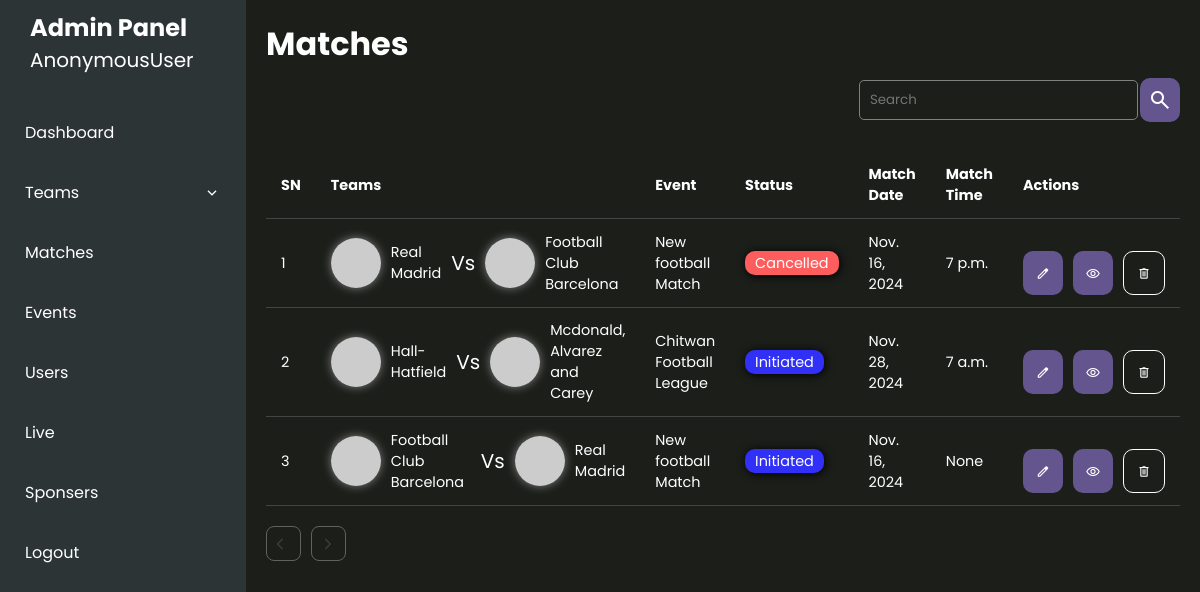
/matches/, run on an earlier commit of the app's database.
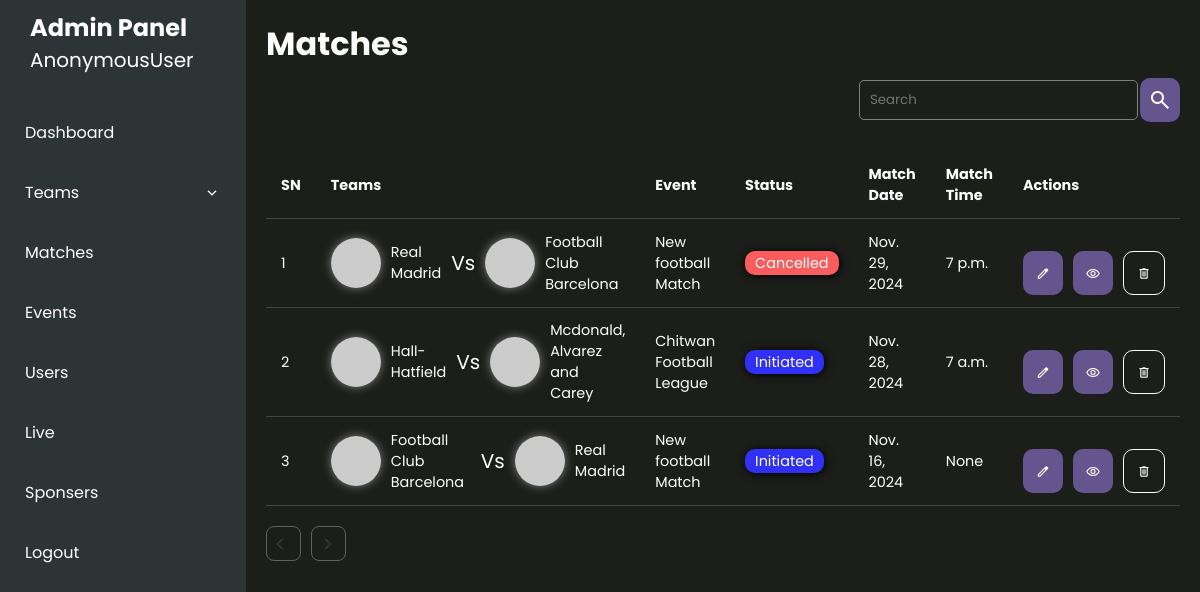
And on a later commit of the database.
### sportsApp/models.py (models this page shows, shortened)
class Match(models.Model):
    event = models.ForeignKey(Event,on_delete=models.CASCADE,blank=True,null=True,related_name='matches')
    team1 = models.ForeignKey(EventTeam, on_delete=models.CASCADE, related_name='match_team1')
    team2 = models.ForeignKey(EventTeam, on_delete=models.CASCADE, related_name='match_team2')
    is_address_default = models.BooleanField(default=False)
    status = models.CharField(max_length=20,choices=constants.MatchStatus.choices,default=constants.MatchStatus.INITIATED)
    match_date = models.DateField()
    match_time = models.TimeField(blank=True,null=True)
    place = models.CharField(max_length=255,blank=True,null=True)
    match_complete = models.BooleanField(default=False)
    notes = models.TextField(null=True,blank=True)
    schedule = models.BooleanField(default=False)
    created_at = models.DateTimeField(auto_now_add=True,blank=True,null=True)
    updated_at = models.DateTimeField(auto_now=True,blank=True,null=True)

class EventTeam(models.Model):
    event = models.ForeignKey(Event,on_delete=models.CASCADE)
    team = models.ForeignKey(Team,on_delete=models.CASCADE)
    is_verified = models.BooleanField(default=False)
    created_at = models.DateTimeField(auto_now_add=True)
    updated_at = models.DateTimeField(auto_now=True)

class Team(models.Model):
    SPORT_TYPES = (
        ('FOOTBALL','Football'),
    )
    name = models.CharField(max_length=255,db_index=1)
    total_players = models.PositiveIntegerField(default=10,blank=True, null=True)
    sports_genere = models.CharField(max_length=25,choices=SPORT_TYPES,default='FOOTBALL',blank=True)
    short_name = models.CharField(unique=True,max_length=10,blank=True,null=True)
    is_organizers_team = models.BooleanField(default=False)
    email = models.EmailField(max_length=100,blank=True,null=True)
    address = models.CharField(max_length=255,blank=True,null=True)
    province = models.ForeignKey(Province, on_delete=models.SET_NULL,null=True)
    district = models.ForeignKey(District, on_delete=models.SET_NULL,null=True)
    municipality = models.ForeignKey(Municipality, on_delete=models.SET_NULL,null=True)
    is_verified = models.BooleanField(default=False)
    user = models.ForeignKey(User,on_delete=models.CASCADE,null=True,blank=True,related_name='team')
    logo = models.ImageField(upload_to="images/teams/",blank=True,null=True)
    banner = models.ImageField(upload_to='images/banner/',blank=True,null=True)
    gender = models.CharField(max_length=25,choices=constants.GENDER_OPTIONS.CHOICES,default=constants.GENDER_OPTIONS.MALE)
    created_at = models.DateTimeField(auto_now_add=True)
    updated_at = models.DateTimeField(auto_now=True)

class Event(models.Model):
    title = models.CharField(max_length=255)
    event_type = models.CharField(max_length=20,choices=constants.EVENT_TYPE.choices,default=constants.EVENT_TYPE.KNOCKOUT)
    status = models.CharField(max_length=20,choices=constants.EventStatus.choices,default=constants.EventStatus.INITIATED)
    banner = models.ImageField(upload_to='images/events/',blank=True,null=True)
    logo = models.ImageField(upload_to='images/events/',blank=True,null=True)
    event_organizer = models.ForeignKey(EventOrganizer,on_delete=models.CASCADE,blank=True,null=True,related_name='events')
    event_age_limit = models.PositiveIntegerField()
    is_verified = models.BooleanField(default=False)
    entry_fee = models.DecimalField(max_digits=10000,decimal_places=3)
    registration_start_date = models.DateTimeField()
    registration_end_date = models.DateTimeField()
    event_start_date = models.DateTimeField(blank=True,null=True)
    event_end_date = models.DateTimeField(blank=True,null=True)
    match_duration = models.DurationField(blank=True,null=True)
    province = models.ForeignKey(Province, on_delete=models.SET_NULL,null=True)
    district = models.ForeignKey(District, on_delete=models.SET_NULL,null=True)
    municipality = models.ForeignKey(Municipality, on_delete=models.SET_NULL,null=True)
    area = models.CharField(max_length=255)
    created_at = models.DateField(auto_now_add=True)
    updated_at = models.DateField(auto_now=True)
    def __str__(self) -> str:
        return self.title

### sportsApp/views.py (the view)
# urls.py: path('matches/',views.match_list_view,name='match'),
def match_list_view(request):
    matches = Match.objects.all()
    print(Match.objects.count())
    return render(request,'matches/all_match.html',{'matches':matches})

### sportsApp/templates/matches/all_match.html
{% extends 'event/event_index.html' %}
{% block content %}
{% include 'matches/match_list.html' %}
{% endblock content %}

### sportsApp/templates/matches/match_list.html (shortened to what this page needs)
<div class="responsive-table-box">
  <h2>Matches</h2>
    <div class="filter_box">
        <div class="search">
           <input type="search" placeholder="Search"/>
           <button class="global_btn"><span class="material-symbols-outlined">
            </span></button>
        </div>
    </div>
   <div class="team_listing" id="team-form" >
    <table class="responsive-table">
      <tbody>
        <thead>
          <tr>
            <th>SN</th>
            <th>Teams</th>
            <th>Event</th>
            <th>Status</th>
            <th>Match Date</th>
            <th>Match Time</th>
            <th>Actions</th>
          </tr>
        </thead>
        <tbody>
          {% for match in matches %}
              <tr>
                <td>{{ forloop.counter|add:0 }}</td>
                <td>
                    <div class="table_avatar_box">
                        <div class="team team1">
                            <div class="avatar">
                                <img src="https://picsum.photos/10{{ forloop.counter|add:0 }}" alt="">
                            </div>
                            <p>{{match.team1.team.name}}</p>
                        </div>
                        <p>Vs</p>
                        <div class="team team2">
                            <div class="avatar">
                                <img src="https://picsum.photos/10{{ forloop.counter|add:20 }}" alt="">
                            </div>
                            <p>{{match.team2.team.name}}</p>
                        </div>
                    </div>
                </td>
                <td>{{match.event}}</td>
                <td><span class="event_status {{match.status}}">{{match.status}}</span></td>
                <td>{{match.match_date}}</td>
                <td>{{match.match_time}}</td>
                <td>
                  <div class="td_actions">
                    <a href="{% url 'edit-match-admin' match.id %}">
                    <button class="global_btn" type="button">
                      <span class="icon material-symbols-outlined">
                        </span>
                    </button>
                  </a>
                  <a href="{% url 'match-profile' match.id %}">
                    <button class="global_btn" type="button">
                      <span class="icon material-symbols-outlined">
                        </span>
                    </button>
                  </a>
                    <button class="global_btn outline" type="button" onclick="handleOpenAlert('{{match.id}}','Do you want to delele match of {{match.team1.team.name}} vs {{match.team2.team.name}}?','If you delete the match you may lose the match data')">
                      <span class="icon material-symbols-outlined">
                        </span>
                    </button>
                  </div>
                </td>
              </tr>
            {% endfor %}
        </tbody>
      </tbody>
    </table>
  <div class="pagination">
    {% if page_obj.has_previous %}
        <a href="?page={{ page_obj.previous_page_number }}" class="prev">
          <span class="material-symbols-outlined">
            arrow_back_ios
            </span>
        </a>
    {% else %}
        <span class="disabled">
          <span class="material-symbols-outlined">
            </span>
        </span>
    {% endif %}
    {% if page_obj.has_next %}
        <a href="?page={{ page_obj.next_page_number }}" class="next">
          <span class="material-symbols-outlined">
            arrow_forward_ios
            </span>
        </a>
    {% else %}
        <span class="disabled">
          <span class="material-symbols-outlined">
            </span>
        </span>
    {% endif %}
  </div>
</div>

What changed in the data, as far as the page shows it:
changed Match "Cancelled": match_date "Nov. 16, 2024" → "Nov. 29, 2024"
